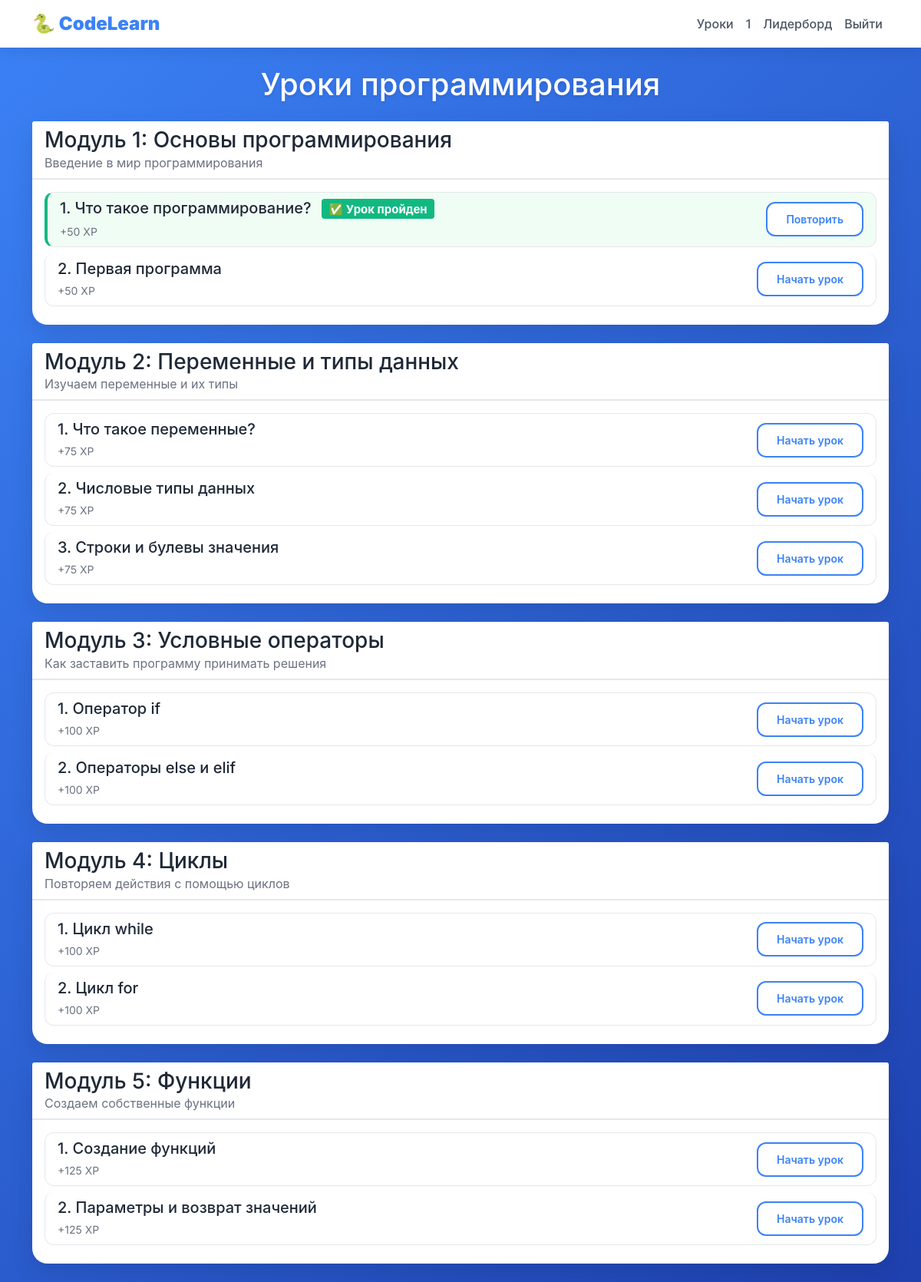
Page /lessons (signed in) on the earlier database version.
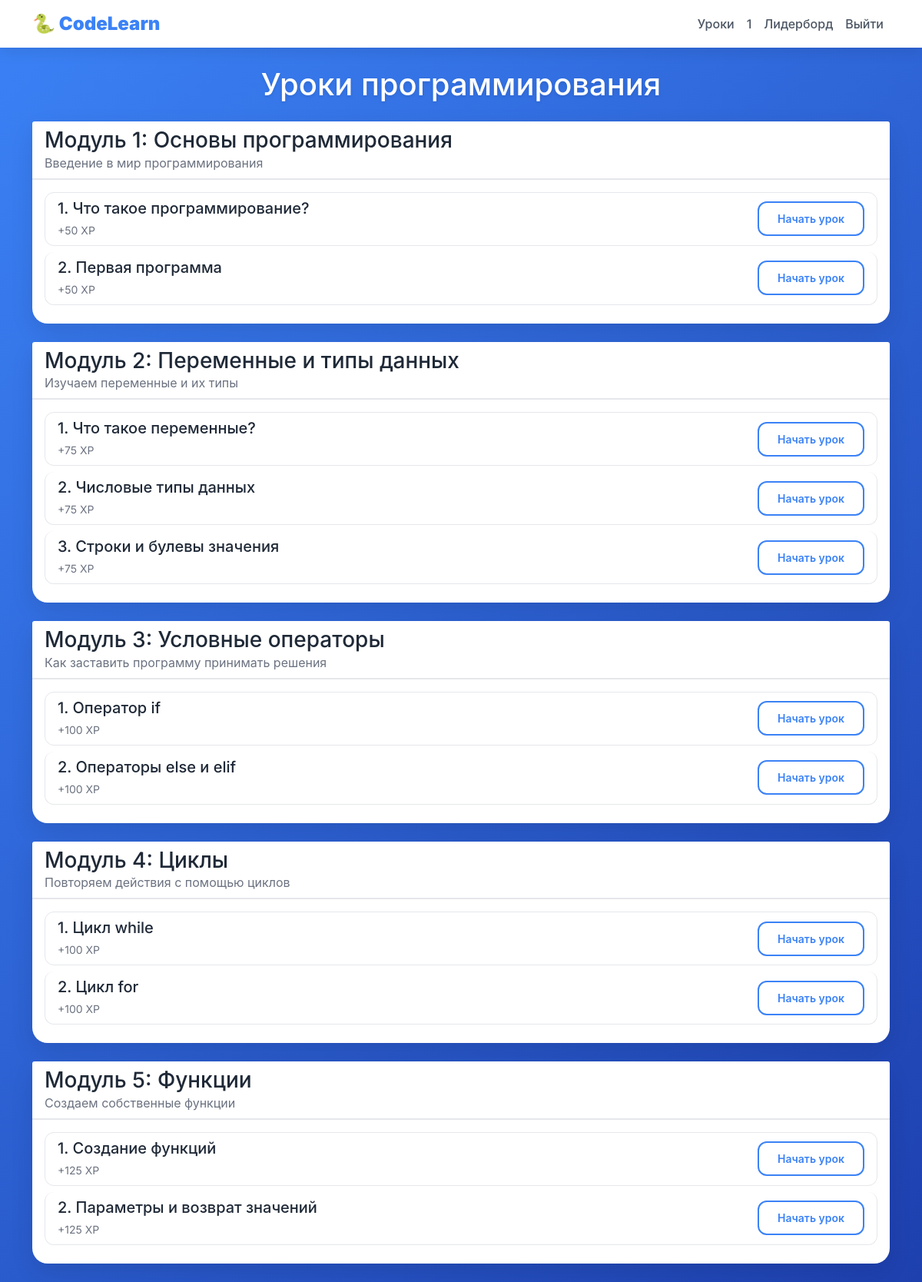
Same page on the later database version.
### data/lesson.py (models this page shows)
class Lesson(SqlAlchemyBase, SerializerMixin):
    __tablename__ = 'lessons'
    id = sqlalchemy.Column(sqlalchemy.Integer, primary_key=True, autoincrement=True)
    title = sqlalchemy.Column(sqlalchemy.String, nullable=False)
    content = sqlalchemy.Column(sqlalchemy.Text, nullable=False)
    order = sqlalchemy.Column(sqlalchemy.Integer, default=0)
    xp_reward = sqlalchemy.Column(sqlalchemy.Integer, default=50)
    created_date = sqlalchemy.Column(sqlalchemy.DateTime, default=datetime.datetime.now)
    module_id = sqlalchemy.Column(sqlalchemy.Integer, sqlalchemy.ForeignKey('modules.id'))
    module = orm.relationship('Module')
    quizzes = orm.relationship('Quiz', back_populates='lesson')
    tasks = orm.relationship('Task', back_populates='lesson')

### main.py (the view)
@app.route('/lessons')
@login_required
def lessons():
    db_sess = get_db()
    modules = db_sess.query(Module).order_by(Module.order).all()
    progress = db_sess.query(UserProgress).filter(UserProgress.user_id == current_user.id).first()
    completed_lessons = set(progress.completed_lessons.split(',')) if progress and progress.completed_lessons else set()
    return render_template("lessons.html", modules=modules, completed_lessons=completed_lessons)

### data/db_session.py (called while the page is built)
def create_session() -> Session:
    global __factory
    return __factory()

### main.py (called while the page is built)
@app.teardown_appcontext
def shutdown_session(exception=None):
    db_sess = getattr(g, '_db_session', None)
    if db_sess:
        db_sess.close()

def get_db():
    if not hasattr(g, '_db_session'):
        g._db_session = db_session.create_session()
    return g._db_session

@login_manager.user_loader
def load_user(user_id):
    db_sess = get_db()
    return db_sess.get(User, user_id)

### templates/lessons.html (shortened to what this page needs)
{% extends "base.html" %}
{% block content %}
<h1 class="text-center mb-4" style="color: white; text-shadow: 0 2px 4px rgba(0,0,0,0.1);">Уроки программирования</h1>
{% for module in modules %}
<div class="card mb-4">
    <div class="card-header" style="background: white; border-bottom: 2px solid #e5e7eb;">
        <h3 class="mb-0">Модуль {{ module.order }}: {{ module.name }}</h3>
        <p class="text-muted mb-0">{{ module.description }}</p>
    </div>
    <div class="card-body">
        <div class="list-group">
            {% for lesson in module.lessons %}
                <div class="list-group-item {% if lesson.id|string in completed_lessons %}lesson-completed{% endif %}">
                    <div class="d-flex justify-content-between align-items-center">
                        <div>
                            <h5 class="mb-1">
                                {{ lesson.order }}. {{ lesson.title }}
                                {% if lesson.id|string in completed_lessons %}
                                    <span class="badge bg-success ms-2">✅ Урок пройден</span>
                                {% endif %}
                            </h5>
                            <small class="text-muted">+{{ lesson.xp_reward }} XP</small>
                        </div>
                        <a href="/lesson/{{ lesson.id }}" class="btn btn-primary btn-sm">
                            {% if lesson.id|string in completed_lessons %}
                                Повторить
                            {% else %}
                                Начать урок
                            {% endif %}
                        </a>
                    </div>
                </div>
            {% endfor %}
        </div>
    </div>
</div>
{% endfor %}
{% endblock %}

Differences in the rows shown:
changed Lesson "Что такое программирование?": text "✅ Урок пройден Повторить" → "Начать урок"
